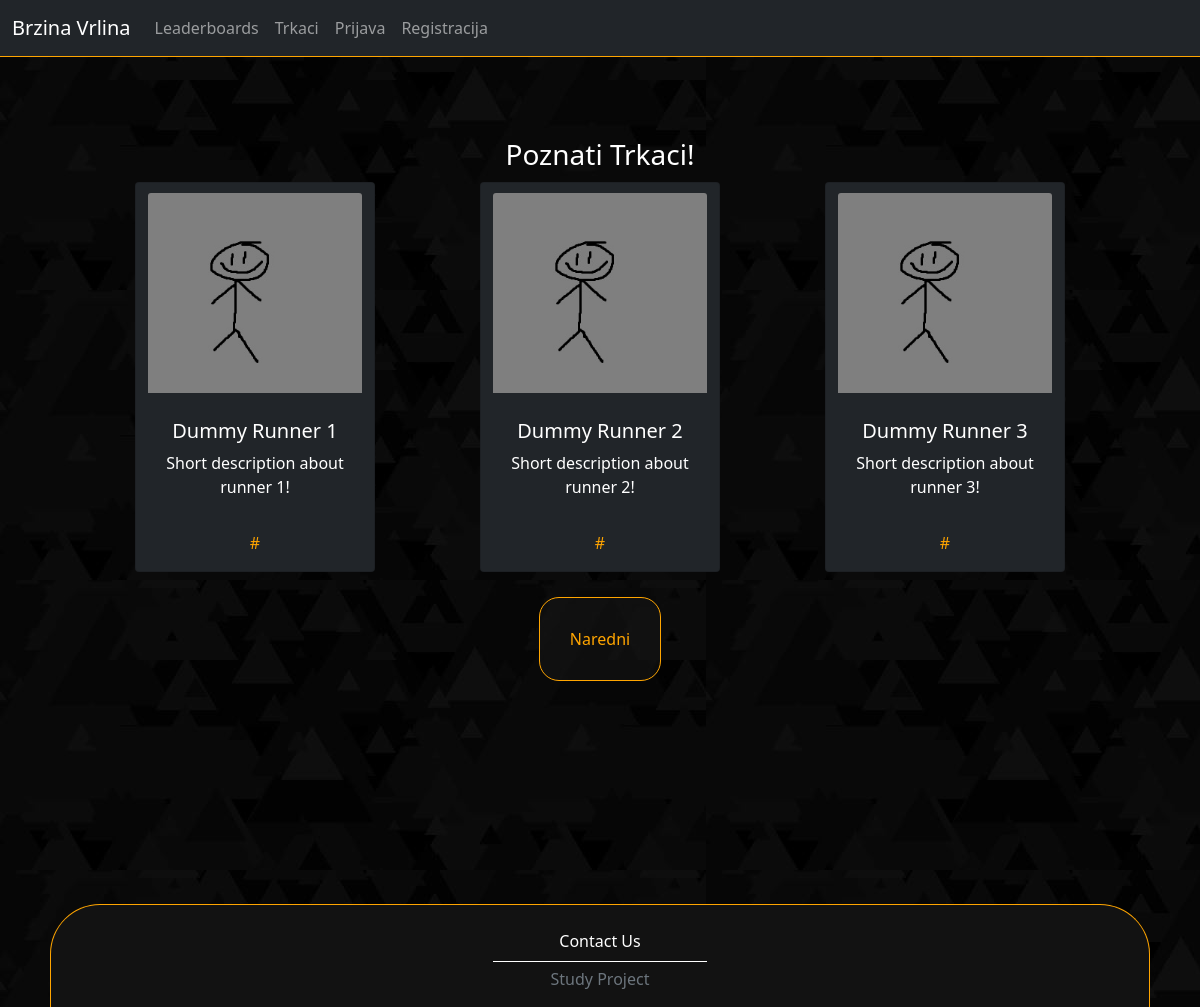
Screenshot of /trkaci.php with the database file from the repository.
### tables this page shows
CREATE TABLE `meni` (
  `idMeni` int(11) NOT NULL,
  `nazivMeni` varchar(15) NOT NULL,
  `linkMeni` varchar(25) NOT NULL,
  `loggedMeni` int(11) NOT NULL
);

CREATE TABLE `trkaci` (
  `idTrkac` int(11) NOT NULL,
  `imeTrkac` varchar(16) NOT NULL,
  `slikaTrkac` varchar(100) NOT NULL,
  `altSlikaTrkac` varchar(100) NOT NULL,
  `velicinaSlikaTrkac` int(15) NOT NULL,
  `tipSlikaTrkac` varchar(50) NOT NULL,
  `opisTrkac` text NOT NULL,
  `link1Trkac` varchar(100) NOT NULL
);

CREATE TABLE `footer` (
  `idFooter` int(11) NOT NULL,
  `nazivFooter` varchar(50) NOT NULL,
  `linkFooter` varchar(50) NOT NULL
);

### trkaci.php (the view, shortened to what this page needs)
<?php
    include("konekcija.php");
    include("fixed/head.php");
    include("fixed/header.php");
?>
<div class="container block-mg">
    <div class="row" id="trkaci">
        <h3>Poznati Trkaci!</h3>
        <?php
            $koliko_po_strani = 3;
            $skriveno = 0;
            if(isset($_GET['skriveno'])){
                $skriveno = $_GET['skriveno'];
            }else{
                $skriveno = 0;
            }
            $upit = $konekcija->query("SELECT count(idTrkac) from trkaci");
            $niz = $upit->fetchAll(PDO::FETCH_COLUMN, 0);
            $ukupno_zapisa = $niz[0];
            $levo = $skriveno - $koliko_po_strani;
            $desno = $skriveno + $koliko_po_strani;
            $upit = "SELECT * FROM trkaci LIMIT $koliko_po_strani OFFSET $skriveno";
            $rezultat = $konekcija->query($upit);
            foreach($rezultat as $red){
                echo "
                <div class=\"card bg-dark \" style=\"max-width: 15rem;\">
                    <img class=\"card-img-top\" src=\"$red->slikaTrkac\" alt=\"Card image cap\">
                    <div class=\"card-body\">
                        <h5 class=\"card-title\">$red->imeTrkac</h5>
                        <p class=\"card-text\">$red->opisTrkac</p>
                    </div>
                    <div class=\"card-body\">
                        <a href=\"$red->link1Trkac\" class=\"card-link linkovi\">$red->link1Trkac</a>
                    </div>
                </div>";
            }
            echo "<div class=\"dugmad strane row\">";
            if($levo<0){
                echo ("<div class=\"col align-self-end\"><p class=\"text-primary\"><a href=\"trkaci.php?skriveno=$desno\" class=\"strane straneDugme\">Naredni</a></p></div>");
            }else if($desno > $ukupno_zapisa){
                echo ("<div class=\"col align-self-start\"><p class=\"text-primary\"><a href=\"trkaci.php?skriveno=$levo\" class=\"strane straneDugme\">Prethodni</a></p></div>");
            }
            echo "</div>";
        ?>
    </div>
    <?php
        include "fixed/footer.php";
    ?>
</div>

### fixed/header.php (shortened to what this page needs)
<nav class="navbar navbar-expand-md navbar-dark fixed-top bg-dark">
  <div class="container-fluid">
    <a class="navbar-brand" href="index.php">Brzina Vrlina</a>
    <div class="navbar-collapse" id="navbarCollapse">
      <ul class="navbar-nav me-auto mb-2 mb-md-0">
        <?php
          $upitMeni = "SELECT * FROM meni";
          $rezMeni = $konekcija->query($upitMeni);
          if($rezMeni){
            $podMeni = $rezMeni->fetchAll();
            $ispisMeni = "";
            foreach($podMeni as $meni){
              $linkMeni = $meni->linkMeni;
              $nazivMeni = $meni->nazivMeni;
              $loggedMeni = $meni->loggedMeni;
              if($loggedMeni == 1){
                if(isset($_SESSION['roleK'])){
                  $ispisMeni .= "<li class=\"nav-item\"><a class=\"nav-link\" href=".$linkMeni.">".$nazivMeni."</a></li>";
                }
              }else{
                $ispisMeni .= "<li class=\"nav-item\"><a class=\"nav-link\" href=".$linkMeni.">".$nazivMeni."</a></li>";
              }
            }
            if(isset($_SESSION['roleK'])){
              $ispisMeni .= "<li class=\"nav-item\"><a class=\"nav-link\" href=\"profil.php\">Profil</a></li>";
              if($_SESSION['roleK'] == 1){
                $ispisMeni .= "<li class=\"nav-item\"><a class=\"nav-link\" href=\"admin.php\">Admin Panel</a></li>";
              }
              $ispisMeni .= "<li class=\"nav-item\"><a class=\"nav-link\" href=\"obrada/odjava.php\">Odjava</a></li>";
            }else{
              $ispisMeni .= "<li class=\"nav-item\"><a class=\"nav-link\" href=\"login.php\">Prijava</a></li>";
              $ispisMeni .= "<li class=\"nav-item\"><a class=\"nav-link\" href=\"register.php\">Registracija</a></li>";
            }
            echo $ispisMeni;
          }
        ?>
      </ul>
    </div>
  </div>
</nav>

### fixed/footer.php
<footer class="footer py-3">
  <div class="container">
      <?php
        $upitFooter = "SELECT * FROM footer";
        $rezFoot = $konekcija->query($upitFooter);
        if($rezFoot){
          $podFoot = $rezFoot->fetchAll();
          $ispisFoot = "";
          foreach($podFoot as $red){
            $linkFooter = $red->linkFooter;
            $nazivFooter = $red->nazivFooter;
            $ispisFoot .= "<a class=\"nav-link footlink\" href=".$linkFooter.">".$nazivFooter."</a>";
          }
          echo $ispisFoot;
        }
      ?>
    <span class="text-muted">Study Project</span>
  </div>
</footer>

### css/style.css (style rules this page uses)
body { padding-top: 8rem; }
.linkovi { color:orange; text-decoration-line: none; }
body { background-image: url("bg.jpg"); background-repeat: repeat; }
img { width: 200px; height: 200px; margin-top: 10px; margin-bottom: 10px; }
nav { border-bottom: orange 1px solid; }
.block-mg { margin-bottom: 180px; }
#trkaci { justify-content: space-evenly; margin-bottom: 120px; }
.dugmad { margin-top: 25px!important; }
.footer { position: fixed; bottom: 0; right: 50px; left: 50px; border-top-left-radius: 50px; border-top-right-radius: 50px; border:orange solid 1px; border-bottom:none; background-color: rgb(18, 18, 18)!important; }
.footlink { width: 20%; margin: 0 auto; border-bottom: white solid 1px; margin-bottom: 5px; color:white; }
h2, h3, h4 { margin-top: 10px!important; margin-bottom: 10px!important; }
.strane { width: 500px; margin: 10px; padding: 30px; }
.straneDugme { background-color: rgba(26, 26, 26, 0.452)!important; border:orange solid 1px; text-decoration-line: none; color:orange; border-radius: 20px; }

### rows the page displays
meni: nazivMeni "Leaderboards"
meni: nazivMeni "Trkaci"
trkaci: slikaTrkac (picture), imeTrkac "Dummy Runner 1", opisTrkac "Short description about runner 1!", link1Trkac "#"
trkaci: slikaTrkac (picture), imeTrkac "Dummy Runner 2", opisTrkac "Short description about runner 2!", link1Trkac "#"
trkaci: slikaTrkac (picture), imeTrkac "Dummy Runner 3", opisTrkac "Short description about runner 3!", link1Trkac "#"
footer: nazivFooter "Contact Us"
